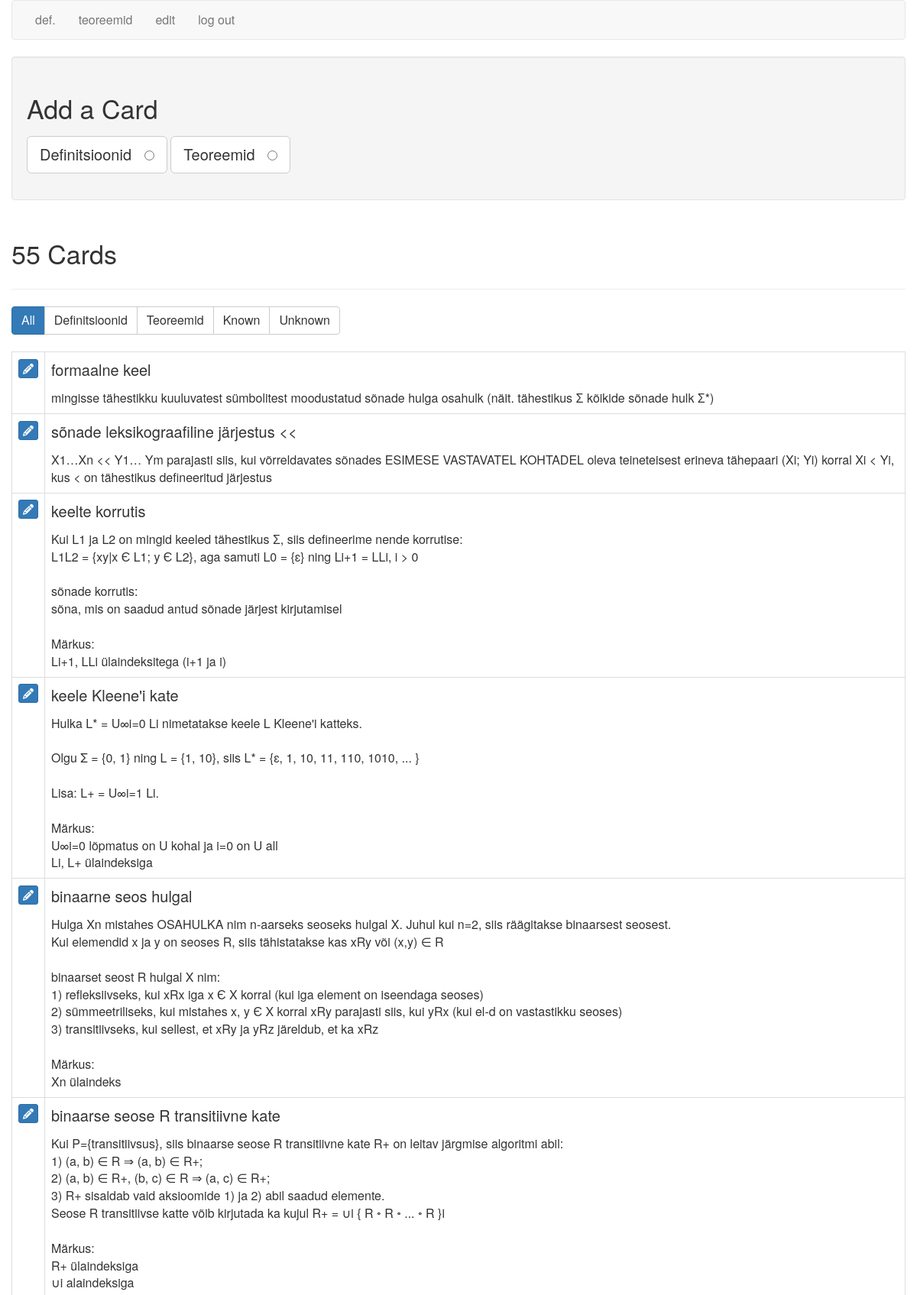
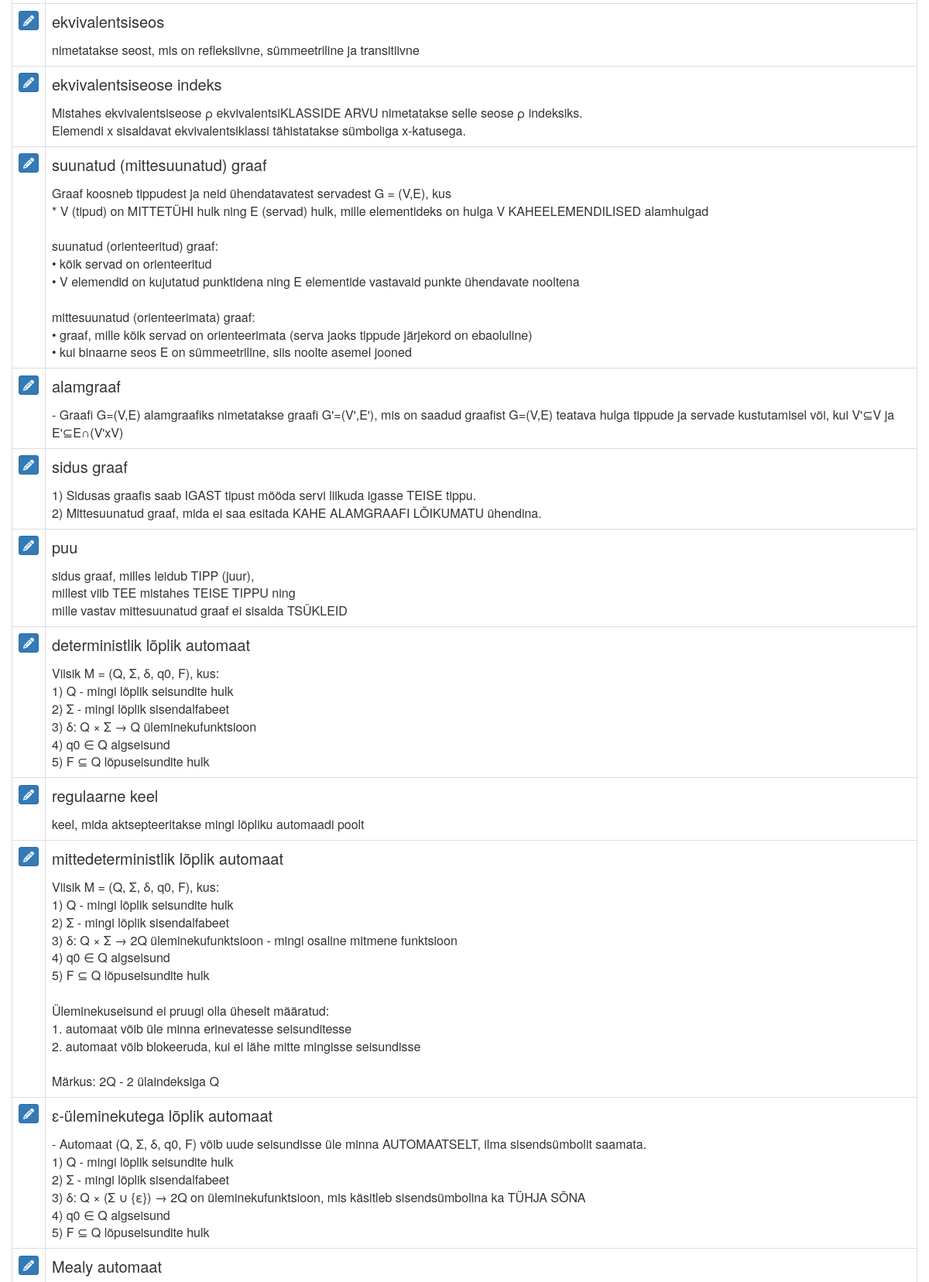
The app's page /cards (signed in, upper part) with its own data (2 pictures, top to bottom).
### tables this page shows
CREATE TABLE cards (
  id integer primary key autoincrement,
  type tinyint not null, /* 1 for vocab, 2 for code */
  front text not null,
  back text not null,
  known boolean default 0
);

### flash_cards.py (the view)
@app.route('/cards')
def cards():
    if not session.get('logged_in'):
        return redirect(url_for('login'))
    db = get_db()
    query = '''
        SELECT id, type, front, back, known
        FROM cards
        ORDER BY id ASC
    '''
    cur = db.execute(query)
    cards = cur.fetchall()
    return render_template('cards.html', cards=cards, filter_name="all")

### flash_cards.py (called while the page is built)
def connect_db():
    rv = sqlite3.connect(app.config['DATABASE'])
    rv.row_factory = sqlite3.Row
    return rv

def get_db():
    if not hasattr(g, 'sqlite_db'):
        g.sqlite_db = connect_db()
    return g.sqlite_db

### templates/cards.html (shortened to what this page needs)
{% extends "layout.html" %}
{% block body %}
    <div class="well editPanel">
        <h2>Add a Card</h2>
        <form action="{{ url_for('add_card') }}" method="post" class="cardForm">
            <div class="form-group">
                <label for="general" class="toggleButton btn btn-default btn-lg">Definitsioonid &nbsp;
                    <input type="radio" name="type" value="1" id="general"/>
                </label>
                <label for="code" class="toggleButton btn btn-default btn-lg">Teoreemid &nbsp;
                    <input type="radio" name="type" value="2" id="code"/>
                </label>
            </div>
        </form>
    </div>
    <div class="page-header">
        <h2>{{ cards|length }} Card{{ '' if (cards|length == 1) else 's' }}</h2>
    </div>
    <div class="btn-group btn-group-md" role="group" aria-label="filters">
        <a href="{{ url_for('filter_cards', filter_name="all") }}"
           class="btn btn-{{ "primary" if filter_name == "all" else "default" }}">All</a>
        <a href="{{ url_for('filter_cards', filter_name="general") }}"
           class="btn btn-{{ "primary" if filter_name == "general" else "default" }}">Definitsioonid</a>
        <a href="{{ url_for('filter_cards', filter_name="code") }}"
           class="btn btn-{{ "primary" if filter_name == "code" else "default" }}">Teoreemid</a>
        <a href="{{ url_for('filter_cards', filter_name="known") }}"
           class="btn btn-{{ "primary" if filter_name == "known" else "default" }}">Known</a>
        <a href="{{ url_for('filter_cards', filter_name="unknown") }}"
           class="btn btn-{{ "primary" if filter_name == "unknown" else "default" }}">Unknown</a>
    </div>
    <br/>
    <br/>
    <table class="table table-bordered">
        {% for card in cards %}
            <tr>
                <td>
                    <a href="{{ url_for('edit', card_id=card.id) }}" class="btn btn-xs btn-primary"><i
                            class="fa fa-pencil" aria-hidden="true"></i></a>
                </td>
                <td class="cardContent">
                    <h4>
                        {% if card.type == 1 %}
                            {{ card.front }}
                        {% else %}
                            Teoreem:&nbsp;{{ card.front }}
                        {% endif %}
                    </h4>
                    {{ card.back|replace("\n", "<br />")|safe }}
                </td>
            </tr>
        {% else %}
            <tr>
                <td>
                    <em>No cards to show.</em>
                </td>
            </tr>
        {% endfor %}
    </table>
{% endblock %}

### templates/layout.html (shortened to what this page needs)
<!doctype html>
<html>
<head>
    <link rel=stylesheet type=text/css href="{{ url_for('static', filename='bootstrap.min.css') }}"/>
    <link rel=stylesheet type=text/css href="{{ url_for('static', filename='style.css') }}"/>
</head>
<body>
<div class="container">
    <div class="row">
        <nav class="navbar navbar-default">
            <div class="container">
                <div class="row">
                    <div class="collapse navbar-collapse">
                        <ul class="nav navbar-nav">
                            {% if session.logged_in %}
                                <li><a href="{{ url_for('general') }}">def.</a></li>
                                <li><a href="{{ url_for('code') }}">teoreemid</a></li>
                                <li><a href="{{ url_for('cards') }}">edit</a></li>
                                <li><a href="{{ url_for('logout') }}">log out</a></li>
                            {% else %}
                                <li><a href="{{ url_for('login') }}">log in</a></li>
                            {% endif %}
                        </ul>
                    </div>
                </div>
            </div>
        </nav>
        {% block body %}{% endblock %}
    </div>
</div>
</body>
</html>

### static/style.css (style rules this page uses)
.cardContent h4 { margin-top: 0; }
.navbar-collapse.collapse { display: block !important; }
.navbar-nav > li, .navbar-nav { float: left !important; }

### records on screen
cards: front "formaalne keel", back "mingisse tähestikku kuuluvatest sümbolitest moodustatud sõnade hulga osahulk (näit. tähestikus Ʃ kõikide sõnade hulk Ʃ*)"
cards: front "sõnade leksikograafiline järjestus <<", back "X1…Xn << Y1… Ym parajasti siis, kui võrreldavates sõnades ESIMESE VASTAVATEL KOHTADEL oleva teineteisest erineva tähepaari (Xi; Yi) korral Xi < Yi, kus < on tähestikus defineeritud järjestus"
cards: front "keelte korrutis", back "Kui L1 ja L2 on mingid keeled tähestikus Ʃ, siis defineerime nende korrutise: L1L2 = {xy|x Є L1; y Є L2}, aga samuti L0 = {ɛ} ning Li+1 = LLi, i > 0 sõnade korrutis: sõna, mis on saadud antud sõnade järjest kirjutamisel Märkus: Li+1, LLi ülaindeksitega (i+1 ja i)"
cards: front "keele Kleene'i kate", back "Hulka L* = U∞i=0 Li nimetatakse keele L Kleene'i katteks. Olgu Σ = {0, 1} ning L = {1, 10}, siis L* = {ɛ, 1, 10, 11, 110, 1010, ...\u000f} Lisa: L+ = U∞i=1 Li. Märkus: U∞i=0 lõpmatus on U kohal ja i=0 on U all Li, L+ ülaindeksiga"
cards: front "binaarne seos hulgal", back "Hulga Xn mistahes OSAHULKA nim n-aarseks seoseks hulgal X. Juhul kui n=2, siis räägitakse binaarsest seosest. Kui elemendid x ja y on seoses R, siis tähistatakse kas xRy või (x,y) ∈ R binaarset seost R hulgal X nim: 1) refleksiivseks, kui xRx iga x Є X korral (kui iga element on iseendaga seoses) 2) sümmeetriliseks, kui mistahes x, y Є X korral xRy parajasti siis, kui yRx (kui el-d on vastastikku seoses) 3) transitiivseks, kui sellest, et xRy ja yRz järeldub, et ka xRz Märkus: Xn ülaindeks"
cards: front "binaarse seose R transitiivne kate", back "Kui P={transitiivsus}, siis binaarse seose R transitiivne kate R+ on leitav järgmise algoritmi abil: 1) (a, b) ∈ R ⇒ (a, b) ∈ R+; 2) (a, b) ∈ R+, (b, c) ∈ R ⇒ (a, c) ∈ R+; 3) R+ sisaldab vaid aksioomide 1) ja 2) abil saadud elemente. Seose R transitiivse katte võib kirjutada ka kujul R+ = ∪i { R ◦ R ◦ ... ◦ R }i Märkus: R+ ülaindeksiga ∪i alaindeksiga"
cards: front "ekvivalentsiseos", back "nimetatakse seost, mis on refleksiivne, sümmeetriline ja transitiivne"
cards: front "ekvivalentsiseose indeks", back "Mistahes ekvivalentsiseose ρ ekvivalentsiKLASSIDE ARVU nimetatakse selle seose ρ indeksiks. Elemendi x sisaldavat ekvivalentsiklassi tähistatakse sümboliga x-katusega."
cards: front "suunatud (mittesuunatud) graaf", back "Graaf koosneb tippudest ja neid ühendatavatest servadest G = (V,E), kus * V (tipud) on MITTETÜHI hulk ning E (servad) hulk, mille elementideks on hulga V KAHEELEMENDILISED alamhulgad suunatud (orienteeritud) graaf: • kõik servad on orienteeritud • V elemendid on kujutatud punktidena ning E elementide vastavaid punkte ühendavate nooltena mittesuunatud (orienteerimata) graaf: • graaf, mille kõik servad on orienteerimata (serva jaoks tippude järjekord on ebaoluline) • kui binaarne seos E on sümmeetriline, siis noolte asemel jooned"
cards: front "alamgraaf", back "- Graafi G=(V,E) alamgraafiks nimetatakse graafi G'=(V',E'), mis on saadud graafist G=(V,E) teatava hulga tippude ja servade kustutamisel või, kui V'⊆V ja E'⊆E∩(V'xV)"
cards: front "sidus graaf", back "1) Sidusas graafis saab IGAST tipust mööda servi liikuda igasse TEISE tippu. 2) Mittesuunatud graaf, mida ei saa esitada KAHE ALAMGRAAFI LÕIKUMATU ühendina."
cards: front "puu", back "sidus graaf, milles leidub TIPP (juur), millest viib TEE mistahes TEISE TIPPU ning mille vastav mittesuunatud graaf ei sisalda TSÜKLEID"
cards: front "deterministlik lõplik automaat", back "Viisik M = (Q, Σ, δ, q0, F), kus: 1) Q - mingi lõplik seisundite hulk 2) Σ - mingi lõplik sisendalfabeet 3) δ: Q × Σ → Q üleminekufunktsioon 4) q0 ∈ Q algseisund 5) F ⊆ Q lõpuseisundite hulk"
cards: front "regulaarne keel", back "keel, mida aktsepteeritakse mingi lõpliku automaadi poolt"
cards: front "mittedeterministlik lõplik automaat", back "Viisik M = (Q, Σ, δ, q0, F), kus: 1) Q - mingi lõplik seisundite hulk 2) Σ - mingi lõplik sisendalfabeet 3) δ: Q × Σ → 2Q üleminekufunktsioon - mingi osaline mitmene funktsioon 4) q0 ∈ Q algseisund 5) F ⊆ Q lõpuseisundite hulk Üleminekuseisund ei pruugi olla üheselt määratud: 1. automaat võib üle minna erinevatesse seisunditesse 2. automaat võib blokeeruda, kui ei lähe mitte mingisse seisundisse Märkus: 2Q - 2 ülaindeksiga Q"
cards: front "ɛ-üleminekutega lõplik automaat", back "- Automaat (Q, Σ, δ, q0, F) võib uude seisundisse üle minna AUTOMAATSELT, ilma sisendsümbolit saamata. 1) Q - mingi lõplik seisundite hulk 2) Σ - mingi lõplik sisendalfabeet 3) δ: Q × (Σ ∪ {ε}) → 2Q on üleminekufunktsioon, mis käsitleb sisendsümbolina ka TÜHJA SÕNA 4) q0 ∈ Q algseisund 5) F ⊆ Q lõpuseisundite hulk"
cards: front "Mealy automaat"

### other values on screen
{{ cards|length }} "55"
{{ '' if (cards|length == 1) else 's' }} "s"
